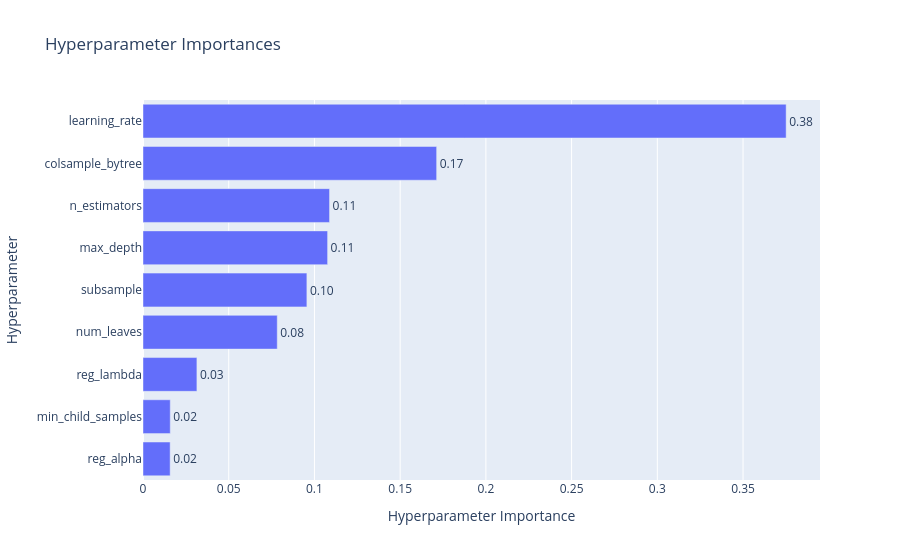
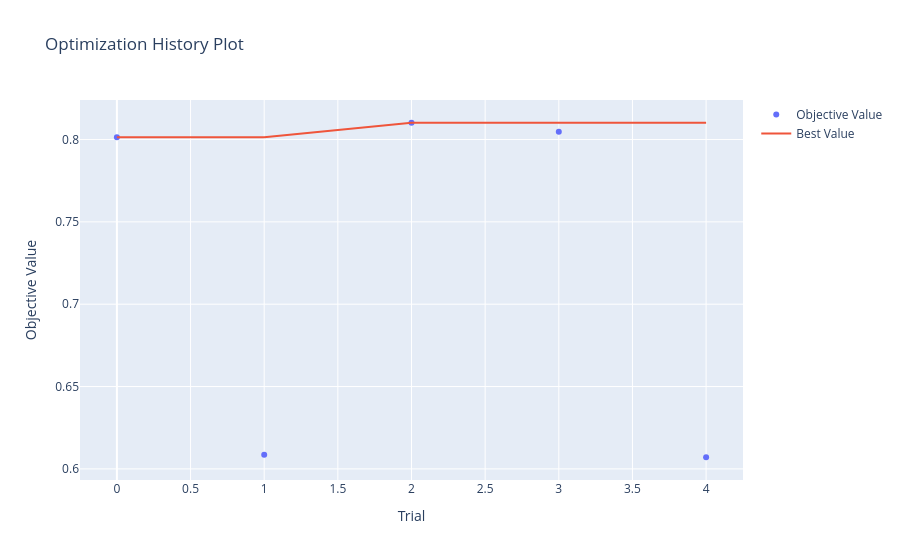

The cell these charts' notebook holds for them, in order:
### Code cell
# Run the experiment for LightGBM
run_optuna_experiment()

### Figure 1 — Plotly figure (JSON) as saved in the notebook; plotly's stock layout.template omitted (floating-point values rounded to 4 significant figures)
{"data": [{"cliponaxis": false, "hovertemplate": ["reg_alpha (FloatDistribution): 0.015834844939198053<extra></extra>", "min_child_samples (IntDistribution): 0.015898921337490605<extra></extra>", "reg_lambda (FloatDistribution): 0.03144650690930649<extra></extra>", "num_leaves (IntDistribution): 0.07830695994338692<extra></extra>", "subsample (FloatDistribution): 0.09559194296173135<extra></extra>", "max_depth (IntDistribution): 0.10768422447468445<extra></extra>", "n_estimators (IntDistribution): 0.10880740754191118<extra></extra>", "colsample_bytree (FloatDistribution): 0.1712841936907269<extra></extra>", "learning_rate (FloatDistribution): 0.3751449982015641<extra></extra>"], "name": "Objective Value", "orientation": "h", "text": ["0.02", "0.02", "0.03", "0.08", "0.10", "0.11", "0.11", "0.17", "0.38"], "textposition": "outside", "type": "bar", "x": [0.01583, 0.0159, 0.03145, 0.07831, 0.09559, 0.1077, 0.1088, 0.1713, 0.3751], "y": ["reg_alpha", "min_child_samples", "reg_lambda", "num_leaves", "subsample", "max_depth", "n_estimators", "colsample_bytree", "learning_rate"]}], "layout": {"title": {"text": "Hyperparameter Importances"}, "xaxis": {"title": {"text": "Hyperparameter Importance"}}, "yaxis": {"title": {"text": "Hyperparameter"}}}}

### Figure 2 — Plotly figure (JSON) as saved in the notebook; plotly's stock layout.template omitted (floating-point values rounded to 4 significant figures)
{"data": [{"mode": "markers", "name": "Objective Value", "type": "scatter", "x": [0, 1, 2, 3, 4], "y": [0.8014, 0.6085, 0.8102, 0.8047, 0.6071]}, {"mode": "lines", "name": "Best Value", "type": "scatter", "x": [0, 1, 2, 3, 4], "y": [0.8014, 0.8014, 0.8102, 0.8102, 0.8102]}, {"marker": {"color": "#cccccc"}, "mode": "markers", "name": "Infeasible Trial", "showlegend": false, "type": "scatter", "x": [], "y": []}], "layout": {"title": {"text": "Optimization History Plot"}, "xaxis": {"title": {"text": "Trial"}}, "yaxis": {"title": {"text": "Objective Value"}}}}
